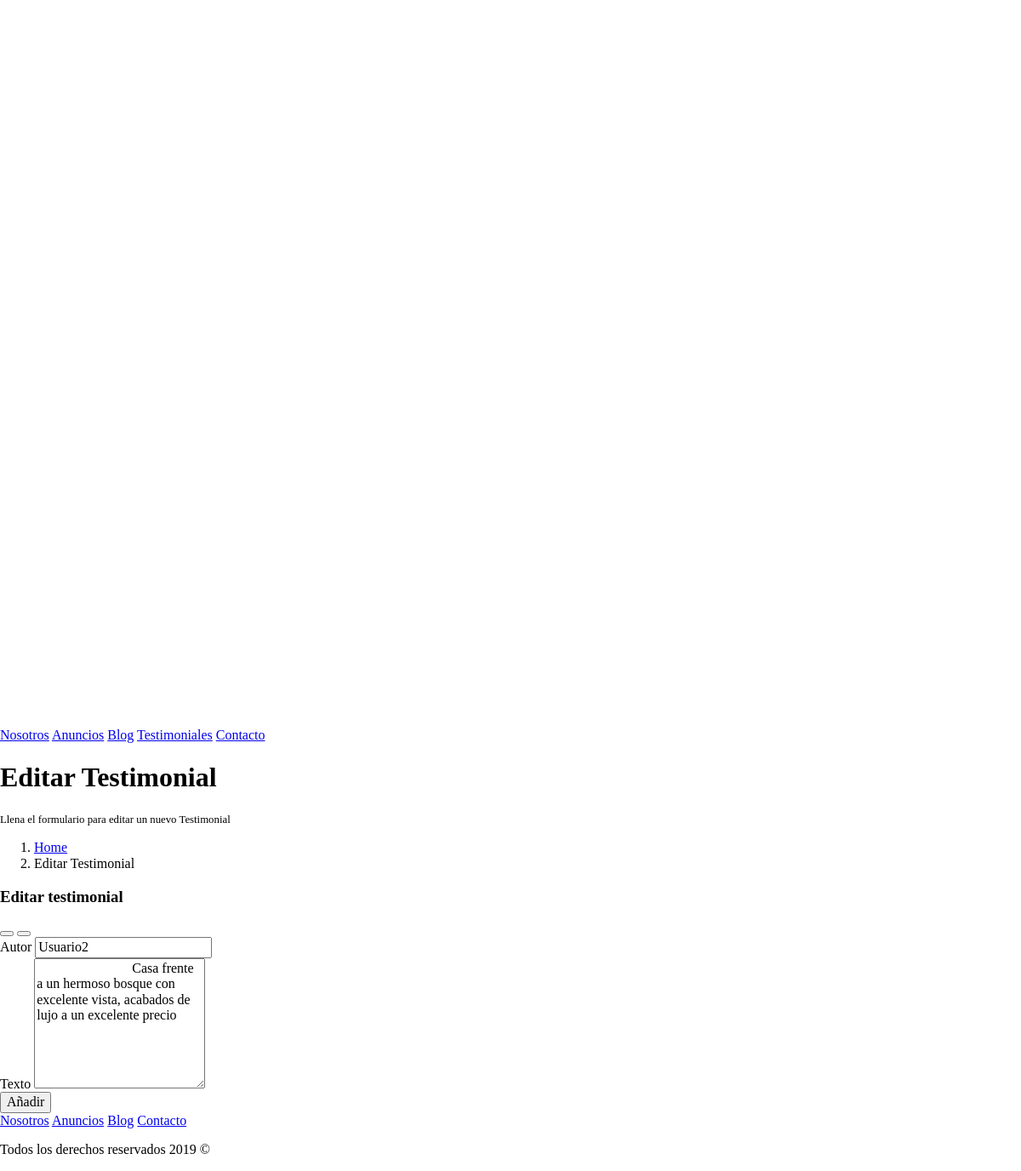
Page /admin/editar-testimonial.php?id=2 (signed in) on the committed database.
### tables this page shows
CREATE TABLE `testimoniales` (
  `Texto` text NOT NULL,
  `Autor` varchar(40) NOT NULL,
  `id_Testimonial` int(11) NOT NULL
);

### admin/editar-testimonial.php (the view, shortened to what this page needs)
<?php
  include_once 'funciones/funciones.php' ;
  include_once 'templates/header.php' ;
  $id = $_GET['id'];
?>
  <div class="content-wrapper">
    <section class="content-header">
      <div class="container-fluid">
        <div class="row mb-2">
          <div class="col-sm-6">
            <h1>Editar Testimonial</h1>
            <small>Llena el formulario para editar un nuevo Testimonial</small>
          </div>
          <div class="col-sm-6">
            <ol class="breadcrumb float-sm-right">
              <li class="breadcrumb-item"><a href="#">Home</a></li>
              <li class="breadcrumb-item active">Editar Testimonial</li>
            </ol>
          </div>
        </div>
      </div>
    </section>
    <div class="row">
      <div class="col-md-8">
      <section class="content">
        <div class="card">
          <div class="card-header">
            <h3 class="card-title">Editar testimonial</h3>
            <div class="card-tools">
              <button type="button" class="btn btn-tool" data-card-widget="collapse" data-toggle="tooltip" title="Collapse">
                <i class="fas fa-minus"></i></button>
              <button type="button" class="btn btn-tool" data-card-widget="remove" data-toggle="tooltip" title="Remove">
                <i class="fas fa-times"></i></button>
            </div>
          </div>
          <div class="card-body">
                <?php
                    $sql = "SELECT * FROM testimoniales WHERE id_Testimonial = $id";
                    $resultado = $conn->query($sql);
                    $testimonial = $resultado->fetch_assoc();
                ?>
                <form role="form" method="post" action="modelo-testimonial.php" name="guardar-registro" id="guardar-registro">
                  <div class="card-body">
                    <div class="form-group">
                      <label for="nombre">Autor</label>
                      <input type="text" class="form-control" id="nombre" name="nombre" placeholder="Ingresa el nombre del autor" value="<?php echo $testimonial["Autor"] ?>">
                    </div>
                    <div class="form-group">
                      <label for="texto">Texto</label>
                      <textarea name="texto" id="texto" rows="8" placeholder="Ingresa la Texto" class="form-control">
                            <?php echo $testimonial["Texto"] ?>
                      </textarea>
                    </div>
                  </div>
                  <div class="card-footer">
                    <button type="submit" class="btn btn-primary" id="crear-registro">Añadir</button>
                  </div>
                </form>
          </div>
        </div>
        </section>
      </div>
    </div>
  </div>
  <?php include_once 'templates/footer.php'; ?>

### rows in the picture
testimoniales: nombre "Usuario2", texto "Casa frente a un hermoso bosque con excelente vista, acabados de lujo a un excelente precio"
